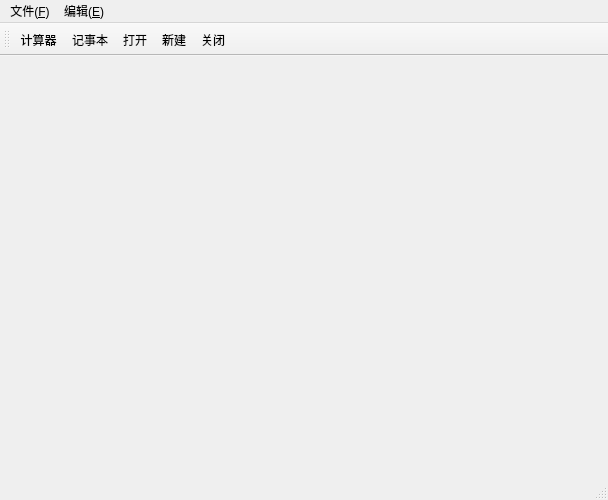
<?xml version="1.0" encoding="UTF-8"?>
<ui version="4.0">
 <class>MainWindow</class>
 <widget class="QMainWindow" name="MainWindow">
  <property name="geometry">
   <rect>
    <x>0</x>
    <y>0</y>
    <width>608</width>
    <height>500</height>
   </rect>
  </property>
  <property name="windowTitle">
   <string>MainWindow</string>
  </property>
  <widget class="QWidget" name="centralwidget"/>
  <widget class="QMenuBar" name="menubar">
   <property name="geometry">
    <rect>
     <x>0</x>
     <y>0</y>
     <width>608</width>
     <height>22</height>
    </rect>
   </property>
   <widget class="QMenu" name="menu">
    <property name="title">
     <string>文件(&amp;F)</string>
    </property>
    <addaction name="fileOpenAction"/>
    <addaction name="fileNewAction"/>
    <addaction name="fileCloseAction"/>
   </widget>
   <widget class="QMenu" name="menu_E">
    <property name="title">
     <string>编辑(&amp;E)</string>
    </property>
   </widget>
   <addaction name="menu"/>
   <addaction name="menu_E"/>
  </widget>
  <widget class="QStatusBar" name="statusbar"/>
  <widget class="QToolBar" name="toolBar">
   <property name="windowTitle">
    <string>toolBar</string>
   </property>
   <attribute name="toolBarArea">
    <enum>TopToolBarArea</enum>
   </attribute>
   <attribute name="toolBarBreak">
    <bool>false</bool>
   </attribute>
   <addaction name="openCalc"/>
   <addaction name="openNotepad"/>
   <addaction name="fileOpenAction"/>
   <addaction name="fileNewAction"/>
   <addaction name="fileCloseAction"/>
  </widget>
  <action name="fileOpenAction">
   <property name="text">
    <string>打开</string>
   </property>
   <property name="shortcut">
    <string>Alt+O</string>
   </property>
  </action>
  <action name="fileNewAction">
   <property name="text">
    <string>新建</string>
   </property>
   <property name="shortcut">
    <string>Alt+N</string>
   </property>
  </action>
  <action name="fileCloseAction">
   <property name="text">
    <string>关闭</string>
   </property>
   <property name="shortcut">
    <string>Alt+C</string>
   </property>
  </action>
  <action name="openCalc">
   <property name="text">
    <string>计算器</string>
   </property>
   <property name="toolTip">
    <string>打开计算器</string>
   </property>
  </action>
  <action name="openNotepad">
   <property name="text">
    <string>记事本</string>
   </property>
   <property name="toolTip">
    <string>打开记事本</string>
   </property>
  </action>
 </widget>
 <resources/>
 <connections/>
</ui>
